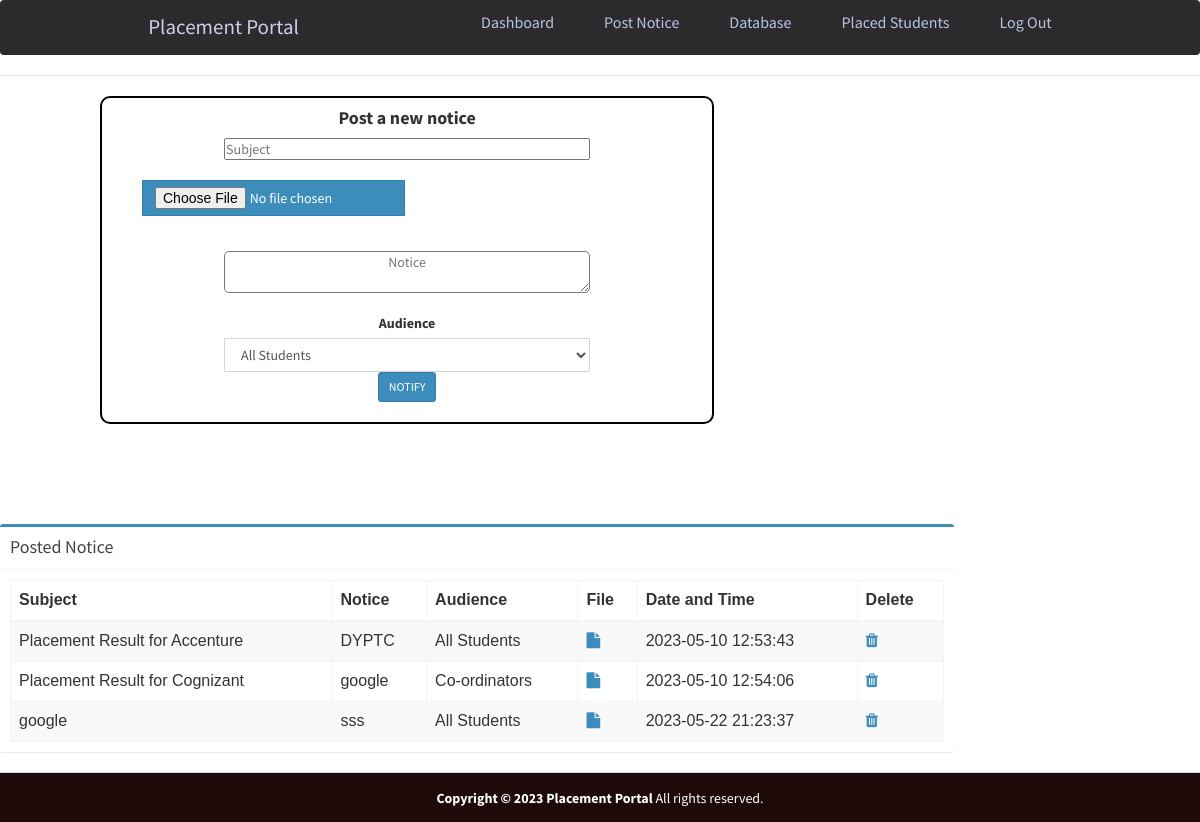
The app's page /admin/postnotice.php with its own data.
### tables this page shows
CREATE TABLE `notice` (
  `id` int(11) NOT NULL AUTO_INCREMENT,
  `subject` varchar(250) NOT NULL,
  `notice` varchar(255) DEFAULT NULL,
  `audience` varchar(255) DEFAULT NULL,
  `resume` varchar(250) DEFAULT NULL,
  `hash` varchar(255) DEFAULT NULL,
  `date` datetime DEFAULT NULL,
  UNIQUE KEY `id` (`id`)
);

### admin/postnotice.php (the view, shortened to what this page needs)
<?php
require_once("../db.php");
?>
<!DOCTYPE html>
<html>
<head>
    <link rel="stylesheet" href="https://cdnjs.cloudflare.com/ajax/libs/twitter-bootstrap/3.3.7/css/bootstrap.min.css">
    <link rel="stylesheet" href="https://cdnjs.cloudflare.com/ajax/libs/font-awesome/4.7.0/css/font-awesome.min.css">
    <link rel="stylesheet" href="https://cdnjs.cloudflare.com/ajax/libs/ionicons/2.0.1/css/ionicons.min.css">
    <link rel="stylesheet" href="css/AdminLTE.min.css">
    <link rel="stylesheet" href="css/_all-skins.min.css">
    <link rel="stylesheet" href="css/custom.css">
</head>
<body class="hold-transition skin-green sidebar-mini">
    <?php
    include 'header.php';
    ?>
    <div class="row">
        <div class="col-xs-6 responsive">
            <section>
                <form class="centre " action="" method="POST">
                    <div>
                        <h4><strong> Post a new notice</strong></h4>
                    </div>
                    <div>
                        <input id="subject" placeholder="Subject" type="text" name="subject" style="margin:auto">
                    </div>
                    <div id="file" class="form-group">
                        <input type="file" name="resume" class="btn btn-flat btn-primary">
                    </div>
                    <br>
                    <div class="form-group mt-3">
                        <textarea style="top:80px " type="input" class="input" name="input" id="input" placeholder="Notice" required></textarea>
                    </div>
                    <div class="form-group text-center option">
                        <label>Audience </label>
                        <select class="form-control select2 select2-hidden-accessible" style="width: 100%" tabindex="-1" aria-hidden="true" class="input" name="audience">
                            <option class="option" value="All Students">All Students</option>
                        </select>
                    </div>
                    <div class="text-center">
                        <button class="btn btn-primary btn-sm" id="submit" name="submit" type=" submit1">NOTIFY</button>
                    </div><br>
                </form>
        </div>
        <div class="col-xs-5 responsive2 ">
            <div class="box box-primary ">
                <div class="box-header with-border">
                    <h3 class="box-title">Posted Notice</h3>
                </div>
                <div class="box-body">
                    <table id="example1" class="table table-bordered table-striped">
                        <thead>
                            <tr>
                                <th>Subject</th>
                                <th>Notice</th>
                                <th>Audience</th>
                                <th>File</th>
                                <th>Date and Time</th>
                                <th>Delete</th>
                            </tr>
                        </thead>
                        <tbody>
                            <?php
                            $sql = "SELECT * FROM notice";
                            $result = $conn->query($sql);
                            if ($result->num_rows > 0) {
                                while ($row = $result->fetch_assoc()) {
                            ?>
                                    <td><?php echo $row['subject']; ?></td>
                                    <td><?php echo $row['notice']; ?></td>
                                    <td><?php echo $row['audience']; ?></td>
                                    <?php if ($row['resume'] != '') { ?>
                                        <td><a href="../uploads/resume/<?php echo $row['resume']; ?>" download="<?php echo 'Notice'; ?>"><i class="fa fa-file"></i></a></td>
                                    <?php } else { ?>
                                        <td>No Resume Uploaded</td>
                                    <?php } ?>
                                    <td><?php echo $row['date']; ?></td>
                                    <td><a id="delete" href="deletenotice.php?id=<?php echo $row['id']; ?>"><i class="fa fa-trash"></i></a></td>
                                    </tr><?php
                                        }
                                    }
                                            ?>
                        </tbody>
                    </table>
                </div>
            </div>
        </div>
    </div>
    <footer class="main-footer" style="margin:auto;margin-bottom: 0px; padding:15px;
  width: 100%;
  height: 50px; position:absolute; background-color:#1f0a0a; color:white">
        <div class="text-center">
            <strong>Copyright &copy; 2023 Placement Portal</strong> All rights
            reserved.
        </div>
    </footer>
</body>
</html>

### css/custom.css (style rules this page uses)
.box { font-size: medium; font-family: sans-serif; }

### admin/header.php (style rules this page uses)
* { margin: 0; padding: 0; box-sizing: border-box; }
html { font-size: 62.5%; font-family: 'Roboto', sans-serif; }
a { text-decoration: none; }

### admin/postnotice.php (style rules this page uses)
#file { margin-left: 40px; margin-top: 20px; }
body { background-color: white; }
.centre { margin: 20px 30px 100px 20px; text-align: center; height: 450px; width: 700px; border: 2px solid black; border-radius: 10px; display: inline-block; }
#subject { width: 86%; }
.option { width: 30%; margin: auto; }
.input { height: 200px; width: 600px; border-radius: 5px; background-color: white; text-align: center; }
@media screen and (max-width: 1447px) { .centre { height: 105%; width: 105%; margin-left: 100px; } }
@media screen and (max-width: 1447px) { .responsive2 { margin: auto; display: block; height: 80%; width: 80%; margin: auto; } }
@media screen and (max-width: 1447px) { #subject { height: 60%; width: 60%; margin: auto; } }
@media screen and (max-width: 1447px) { .option { height: 60%; width: 60%; margin: auto; } }
@media screen and (max-width: 1447px) { .input { height: 80%; width: 60%; margin: auto; } }

### records on screen
notice: subject "Placement Result for Accenture", notice "DYPTC", audience "All Students", date "2023-05-10 12:53:43"
notice: subject "Placement Result for Cognizant", notice "google", audience "Co-ordinators", date "2023-05-10 12:54:06"
notice: subject "google", notice "sss", audience "All Students", date "2023-05-22 21:23:37"
